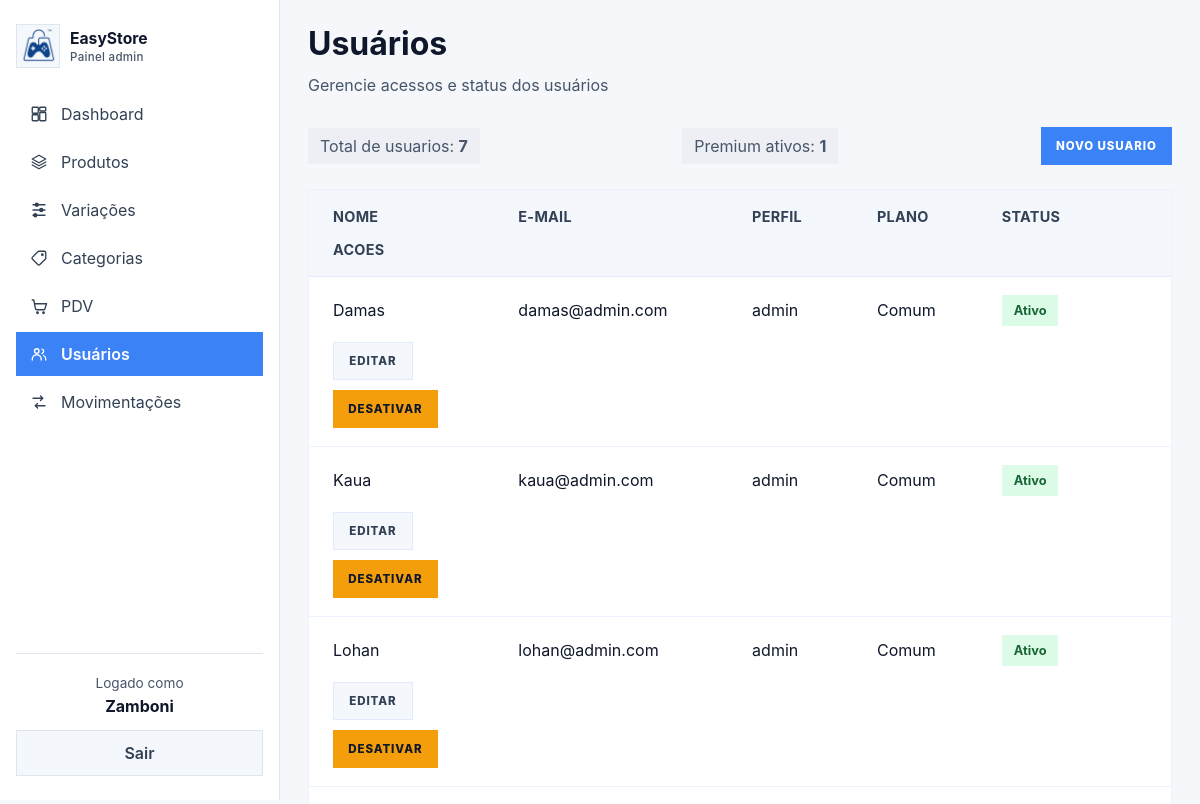
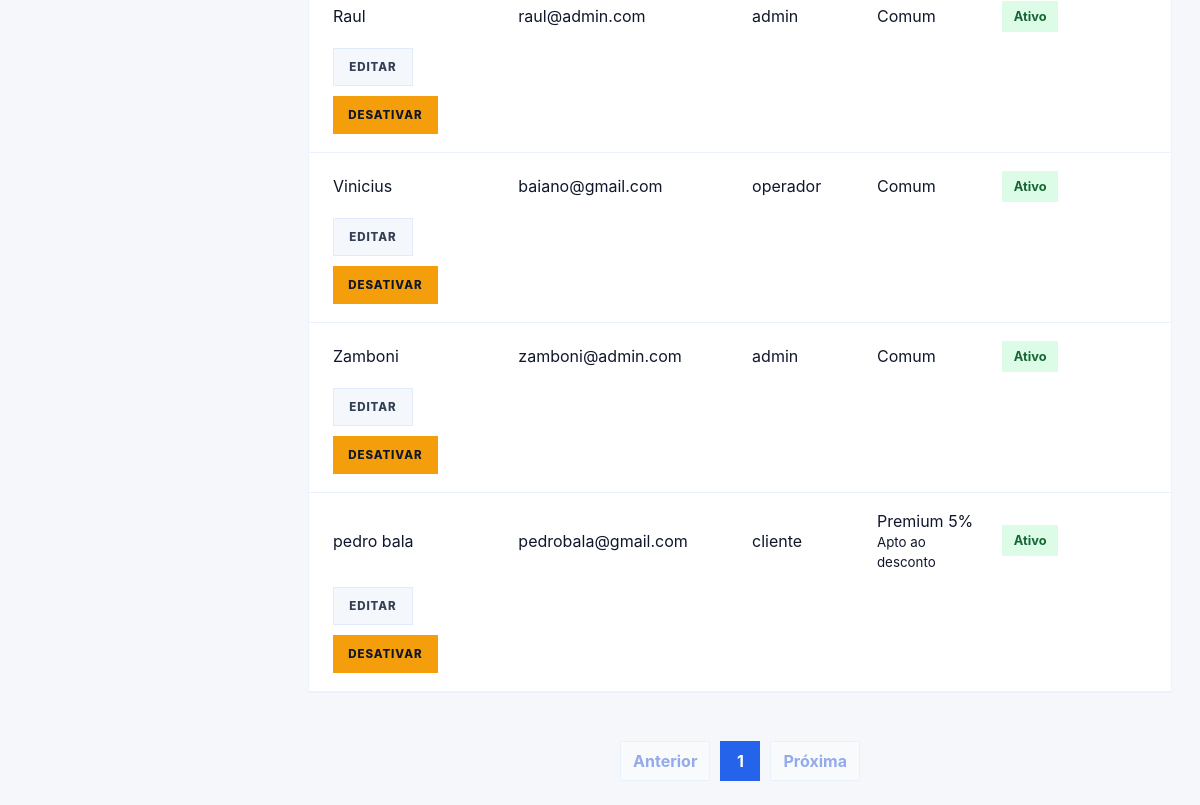
/usuarios/ (signed in), run on an earlier commit of the app's database (2 pictures, top to bottom).
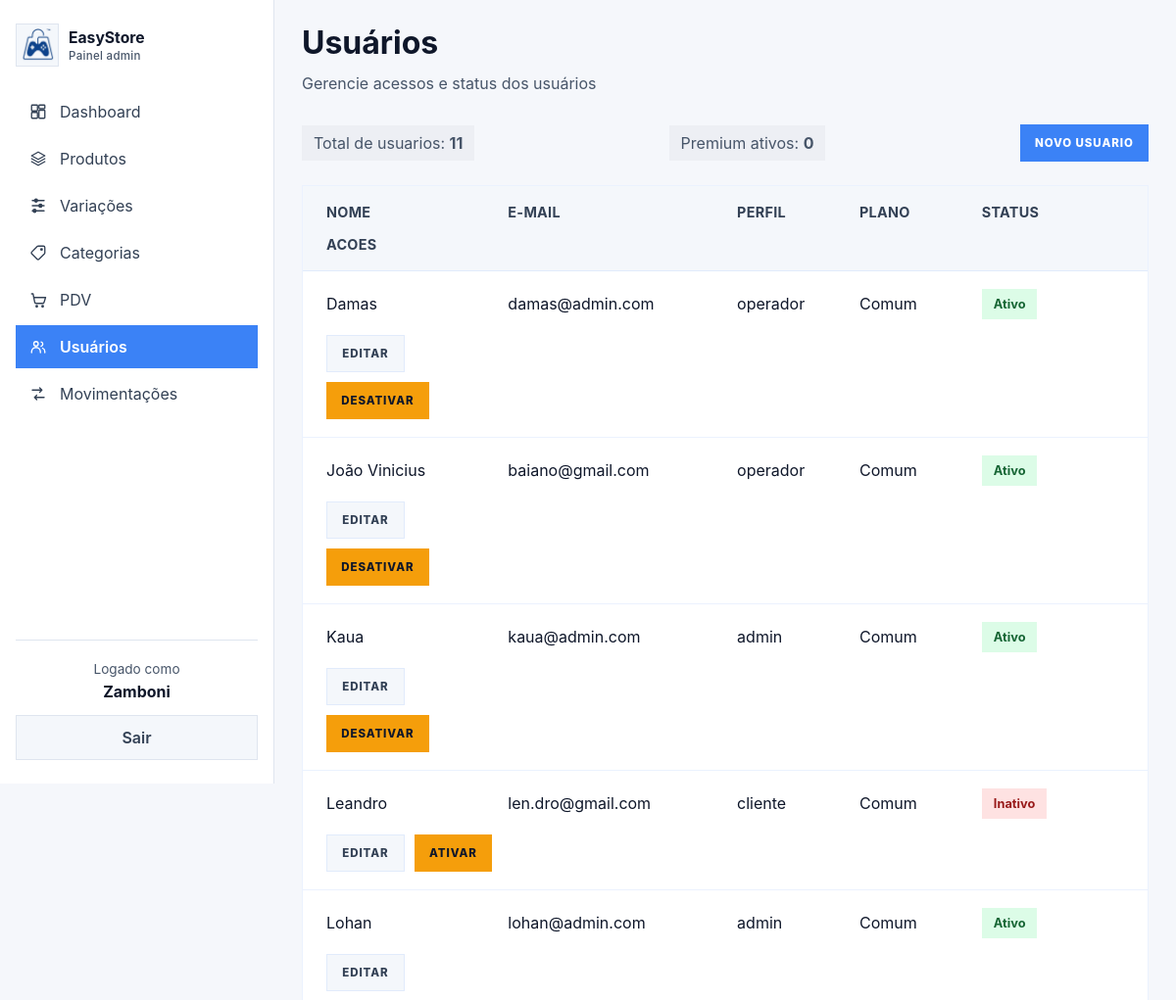
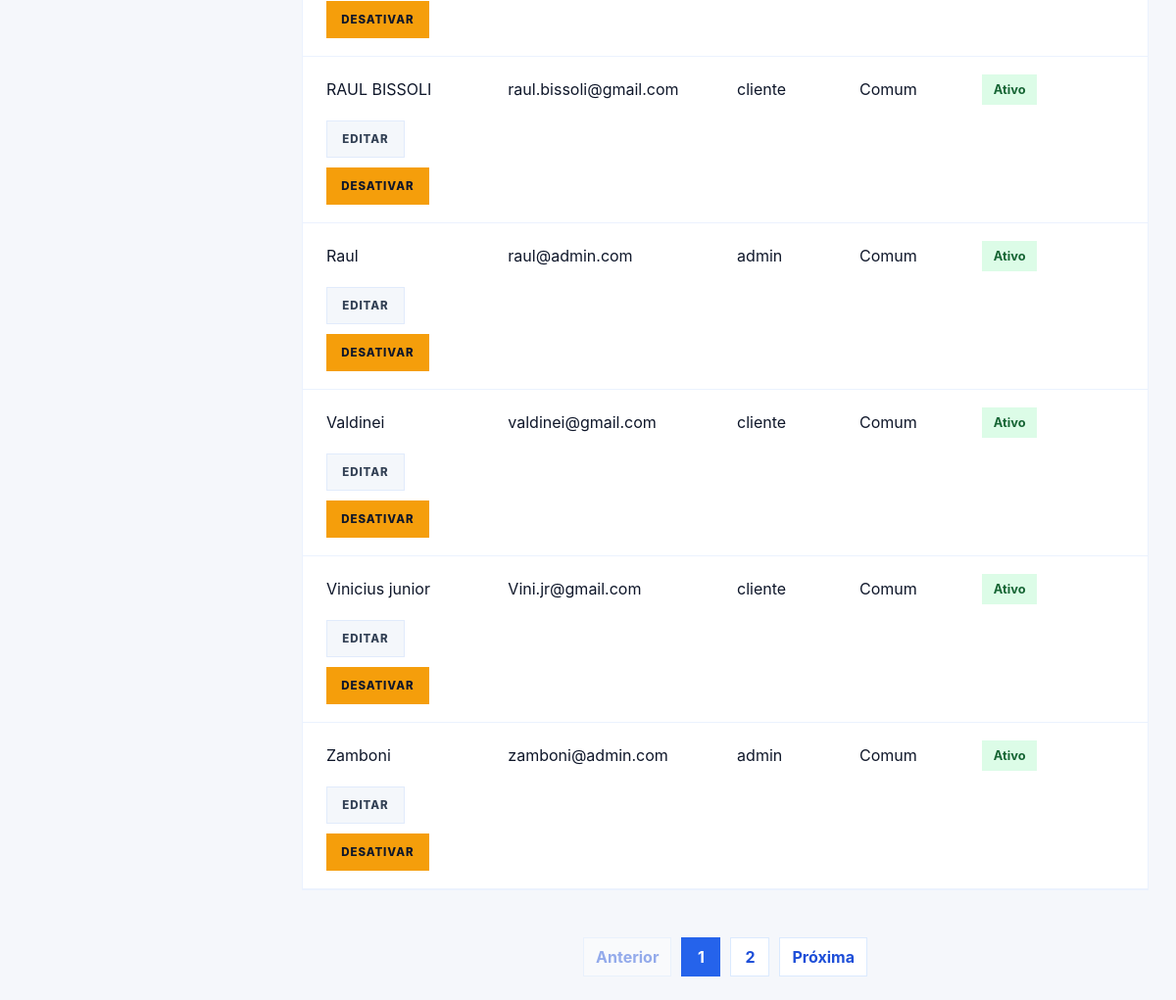
And on a later commit of the database (2 pictures, top to bottom).
### app/models/usuario.py (models this page shows)
class Usuario(Base):
    __tablename__ = "usuarios"
    id = Column(Integer, primary_key=True, autoincrement=True)
    nome = Column(String(167), nullable=False)
    email = Column(String(167), unique=True, index=True, nullable=False)
    senha_hash = Column(String(255), nullable=False)
    role = Column(String(20), nullable=False, default="operador")
    ativo = Column(Boolean, default=True)
    criado_em = Column(DateTime, server_default=func.now())
    xp_total = Column(Integer, nullable=False, default=0)
    nivel = Column(Integer, nullable=False, default=1)
    moedas_resgate = Column(Integer, nullable=False, default=0)
    cliente_perfil = relationship(
        "Cliente",
        back_populates="usuario",
        uselist=False,
    )

### app/controllers/admin_controller.py (the view)
@router.get("/")
def listar_usuarios(
    request: Request,
    pagina: int = 1,
    por_pagina: int = 10,
    db: Session = Depends(get_db),
    usuario = Depends(get_admin),
):
    query = db.query(Usuario).order_by(Usuario.nome)
    total_usuarios = query.count()
    por_pagina = min(max(por_pagina, 1), 10)
    total_paginas = math.ceil(total_usuarios / por_pagina) if total_usuarios else 1
    pagina = min(max(pagina, 1), total_paginas)
    usuarios = query.offset((pagina - 1) * por_pagina).limit(por_pagina).all()
    return templates.TemplateResponse(
        request,
        "admin/usuarios.html",
        {
            "request": request,
            "usuario": usuario,
            "usuarios": usuarios,
            "pagina": pagina,
            "por_pagina": por_pagina,
            "total_paginas": total_paginas,
            "total_usuarios": total_usuarios,
            "page_title": "Usuários",
            "page_subtitle": "Gerencie acessos e status dos usuários",
            "css_path": "css/cadastros.css",
            "active": "usuarios",
        }
    )

### app/templates/admin/usuarios.html
{% extends "admin/base.html" %}
{% block content %}
<div class="table-actions">
  <div class="detail-pill">Total de usuarios: <strong>{{ total_usuarios }}</strong></div>
  <div class="detail-pill premium-count">Premium ativos: <strong>{{ usuarios|selectattr('cliente_perfil.is_associado')|selectattr('ativo')|list|length }}</strong></div>
  {% if usuario and (usuario.role if usuario is not mapping else usuario.get('role')) == 'admin' %}
  <a href="/usuarios/novo" class="btn btn-primary">Novo usuario</a>
  {% endif %}
</div>
<div class="table-card users-table">
  <div class="table-row header">
    <div>Nome</div>
    <div>E-mail</div>
    <div>Perfil</div>
    <div>Plano</div>
    <div>Status</div>
    <div>Acoes</div>
  </div>
  {% for u in usuarios %}
  {% set premium_ativo = u.cliente_perfil and u.cliente_perfil.is_associado and u.ativo and u.cliente_perfil.ativo %}
  <div class="table-row {% if premium_ativo %}premium-user{% endif %}">
    <div>{{ u.nome }}</div>
    <div>{{ u.email }}</div>
    <div>{{ u.role }}</div>
    <div>
      {% if u.cliente_perfil and u.cliente_perfil.is_associado %}
        <span class="plan-badge premium">Premium 5%</span>
        <small class="plan-note">{{ 'Apto ao desconto' if premium_ativo else 'Plano inativo' }}</small>
      {% else %}
        <span class="plan-badge standard">Comum</span>
      {% endif %}
    </div>
    <div><span class="status-badge {% if u.ativo %}active{% else %}inactive{% endif %}">{{ 'Ativo' if u.ativo else 'Inativo' }}</span></div>
    <div class="actions">
      {% if usuario and (usuario.role if usuario is not mapping else usuario.get('role')) == 'admin' %}
      <a href="/usuarios/{{ u.id }}/editar" class="btn btn-secondary">Editar</a>
      <form action="/usuarios/{{ u.id }}/toggle-ativo" method="post" data-confirm="Tem certeza que deseja alterar o status deste usuário?"><button type="submit" class="btn btn-warning">{% if u.ativo %}Desativar{% else %}Ativar{% endif %}</button></form>
      {% else %}
      <span class="muted">Somente administradores</span>
      {% endif %}
    </div>
  </div>
  {% endfor %}
</div>
<nav class="pagination" aria-label="Paginação de usuários">
  <a class="pagination-link {% if pagina == 1 %}disabled{% endif %}" href="/usuarios?por_pagina={{ por_pagina }}&pagina={{ pagina - 1 }}">Anterior</a>
  {% for numero in range(1, total_paginas + 1) %}
  <a class="pagination-link {% if numero == pagina %}active{% endif %}" href="/usuarios?por_pagina={{ por_pagina }}&pagina={{ numero }}">{{ numero }}</a>
  {% endfor %}
  <a class="pagination-link {% if pagina == total_paginas %}disabled{% endif %}" href="/usuarios?por_pagina={{ por_pagina }}&pagina={{ pagina + 1 }}">Próxima</a>
</nav>
{% endblock %}

### app/templates/admin/base.html (shortened to what this page needs)
<!DOCTYPE html>
<html lang="pt-br">
<head>
  <link rel="stylesheet" href="{{ request.url_for('static', path='css/admin.css') }}?v=5">
  <link rel="stylesheet" href="{{ request.url_for('static', path='css/confirm.css') }}?v=1">
  {% if css_path and css_path != 'css/admin.css' %}
  <link rel="stylesheet" href="{{ request.url_for('static', path=css_path) }}?v={{ '11' if css_path == 'css/pos.css' else '7' }}">
  {% endif %}
  <link rel="stylesheet" href="{{ request.url_for('static', path='css/admin-theme.css') }}?v=2">
  <link rel="stylesheet" href="{{ request.url_for('static', path='css/global-loading.css') }}?v=1">
</head>
<body>
  <div class="admin-layout">
    <aside class="sidebar">
      <a href="/" class="brand-block">
        <img src="{{ request.url_for('static', path='img/logo.png') }}" alt="EasyStore" class="brand-logo">
        <div>
          <strong>EasyStore</strong>
          <span>Painel admin</span>
        </div>
      </a>
      {% if usuario %}
        {% if usuario is mapping %}
          {% set role = usuario.get('role') %}
          {% set logged_name = usuario.get('nome', usuario.get('sub', 'Usuário')) %}
        {% else %}
          {% set role = usuario.role %}
          {% set logged_name = usuario.nome if usuario.nome else 'Usuário' %}
        {% endif %}
      {% else %}
        {% set role = None %}
        {% set logged_name = 'Usuário' %}
      {% endif %}
      <nav class="sidebar-nav">
        {% if role == 'admin' %}
        <a href="/admin" class="{% if active == 'home' %}active{% endif %}"><span class="nav-icon"></span><span class="nav-label">Dashboard</span></a>
        <a href="/produtos" class="{% if active == 'produtos' %}active{% endif %}"><span class="nav-icon"></span><span class="nav-label">Produtos</span></a>
        <a href="/produtos/variacoes" class="{% if active == 'variacoes' %}active{% endif %}"><span class="nav-icon"></span><span class="nav-label">Variações</span></a>
        <a href="/categorias" class="{% if active == 'categorias' %}active{% endif %}"><span class="nav-icon"></span><span class="nav-label">Categorias</span></a>
        <a href="/admin/pos" class="{% if active == 'pos' %}active{% endif %}"><span class="nav-icon"></span><span class="nav-label">PDV</span></a>
        <a href="/usuarios" class="{% if active == 'usuarios' %}active{% endif %}"><span class="nav-icon"></span><span class="nav-label">Usuários</span></a>
        <a href="/movimentacoes" class="{% if active == 'movimentacoes' %}active{% endif %}"><span class="nav-icon"></span><span class="nav-label">Movimentações</span></a>
        {% elif role == 'operador' %}
        <a href="/pdv" class="{% if active == 'pos' %}active{% endif %}"><span class="nav-icon"></span><span class="nav-label">Ponto de Venda</span></a>
        {% endif %}
      </nav>
      <div class="sidebar-footer">
        <div class="profile-card">
          <span>Logado como</span>
          <strong>{{ logged_name }}</strong>
        </div>
        <a href="/auth/logout" class="logout-btn">Sair</a>
      </div>
    </aside>
    <main class="admin-content">
      <header class="topbar">
        <div>
          <h1>{{ page_title }}</h1>
          {% if page_subtitle %}
          <p class="subtitle">{{ page_subtitle }}</p>
          {% endif %}
        </div>
      </header>
      <section class="page-body">
        {% block content %}{% endblock %}
      </section>
    </main>
  </div>
</body>
</html>

What changed in the data, as far as the page shows it:
no longer on this page (row unchanged): Usuario: nome "pedro bala", email "pedrobala@gmail.com", role "cliente", value "Apto ao desconto", ativo "Ativo", shows "DESATIVAR"
changed Usuario "Damas": role "admin" → "operador"
changed Usuario "baiano@gmail.com": nome "Vinicius" → "João Vinicius"; moves up the list
added Usuario: nome "Leandro", email "len.dro@gmail.com", role "cliente", shows "Comum", ativo "Inativo", shows "ATIVAR"
added Usuario: nome "RAUL BISSOLI", email "raul.bissoli@gmail.com", role "cliente", shows "Comum", ativo "Ativo", shows "DESATIVAR"
added Usuario: nome "Valdinei", email "valdinei@gmail.com", role "cliente", shows "Comum", ativo "Ativo", shows "DESATIVAR"
added Usuario: nome "Vinicius junior", email "Vini.jr@gmail.com", role "cliente", shows "Comum", ativo "Ativo", shows "DESATIVAR"
Also different on the page:
{{ total_usuarios }}: "7" → "11"
text no longer shown: "1"
text now shown: "0"
new list line: "2"
